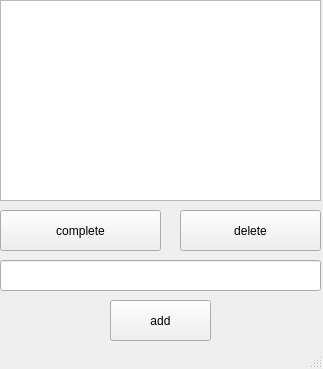
<?xml version="1.0" encoding="UTF-8"?>
<ui version="4.0">
 <class>MainWindow</class>
 <widget class="QMainWindow" name="MainWindow">
  <property name="geometry">
   <rect>
    <x>0</x>
    <y>0</y>
    <width>323</width>
    <height>369</height>
   </rect>
  </property>
  <property name="windowTitle">
   <string>MainWindow</string>
  </property>
  <widget class="QWidget" name="centralwidget">
   <widget class="QListView" name="todoView">
    <property name="geometry">
     <rect>
      <x>0</x>
      <y>0</y>
      <width>321</width>
      <height>201</height>
     </rect>
    </property>
   </widget>
   <widget class="QPushButton" name="btn_complete">
    <property name="geometry">
     <rect>
      <x>0</x>
      <y>210</y>
      <width>161</width>
      <height>41</height>
     </rect>
    </property>
    <property name="text">
     <string>complete</string>
    </property>
   </widget>
   <widget class="QPushButton" name="btn_delete">
    <property name="geometry">
     <rect>
      <x>180</x>
      <y>210</y>
      <width>141</width>
      <height>41</height>
     </rect>
    </property>
    <property name="text">
     <string>delete</string>
    </property>
   </widget>
   <widget class="QLineEdit" name="todoEdit">
    <property name="geometry">
     <rect>
      <x>0</x>
      <y>260</y>
      <width>321</width>
      <height>31</height>
     </rect>
    </property>
   </widget>
   <widget class="QPushButton" name="btn_add">
    <property name="geometry">
     <rect>
      <x>110</x>
      <y>300</y>
      <width>101</width>
      <height>41</height>
     </rect>
    </property>
    <property name="text">
     <string>add</string>
    </property>
   </widget>
  </widget>
  <widget class="QMenuBar" name="menubar">
   <property name="geometry">
    <rect>
     <x>0</x>
     <y>0</y>
     <width>323</width>
     <height>21</height>
    </rect>
   </property>
  </widget>
  <widget class="QStatusBar" name="statusbar"/>
 </widget>
 <resources/>
 <connections/>
</ui>
